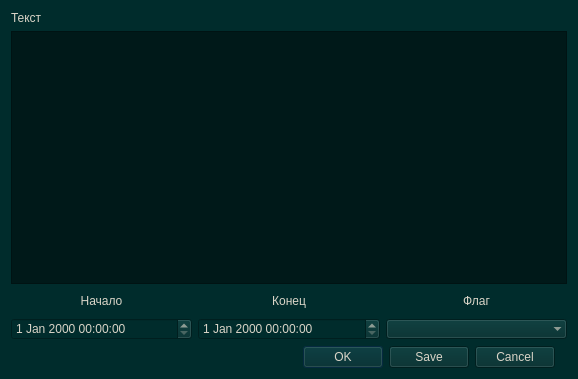
<?xml version="1.0" encoding="UTF-8"?>
<ui version="4.0">
 <class>noteEditor</class>
 <widget class="QWidget" name="noteEditor">
  <property name="geometry">
   <rect>
    <x>0</x>
    <y>0</y>
    <width>578</width>
    <height>379</height>
   </rect>
  </property>
  <property name="windowTitle">
   <string>Запись</string>
  </property>
  <property name="styleSheet">
   <string notr="true">background-color: rgb(0, 44, 44);
selection-background-color: rgb(7, 52, 80);
alternate-background-color: rgb(0, 85, 0);

color: rgb(217, 212, 199);

font: 11.5pt &quot;MS Shell Dlg 2&quot;;</string>
  </property>
  <layout class="QGridLayout" name="gridLayout_2">
   <item row="1" column="0" colspan="3">
    <widget class="QTextEdit" name="textEdit">
     <property name="styleSheet">
      <string notr="true">background-color: rgb(0, 25, 25);</string>
     </property>
    </widget>
   </item>
   <item row="0" column="0">
    <widget class="QLabel" name="label">
     <property name="text">
      <string>Текст</string>
     </property>
    </widget>
   </item>
   <item row="2" column="0" colspan="3">
    <layout class="QGridLayout" name="gridLayout">
     <item row="2" column="1">
      <widget class="QDateTimeEdit" name="dteEnd"/>
     </item>
     <item row="2" column="0">
      <widget class="QDateTimeEdit" name="dteStart"/>
     </item>
     <item row="2" column="2">
      <widget class="QComboBox" name="cbFlags">
       <property name="frame">
        <bool>false</bool>
       </property>
      </widget>
     </item>
     <item row="1" column="0">
      <widget class="QPushButton" name="pbStart">
       <property name="contextMenuPolicy">
        <enum>Qt::DefaultContextMenu</enum>
       </property>
       <property name="acceptDrops">
        <bool>false</bool>
       </property>
       <property name="autoFillBackground">
        <bool>false</bool>
       </property>
       <property name="text">
        <string>Начало</string>
       </property>
       <property name="flat">
        <bool>true</bool>
       </property>
      </widget>
     </item>
     <item row="1" column="2">
      <widget class="QPushButton" name="pbFlag">
       <property name="text">
        <string>Флаг</string>
       </property>
       <property name="flat">
        <bool>true</bool>
       </property>
      </widget>
     </item>
     <item row="1" column="1">
      <widget class="QPushButton" name="pbEnd">
       <property name="text">
        <string>Конец</string>
       </property>
       <property name="flat">
        <bool>true</bool>
       </property>
      </widget>
     </item>
    </layout>
   </item>
   <item row="3" column="0">
    <widget class="QDialogButtonBox" name="buttonBox">
     <property name="standardButtons">
      <set>QDialogButtonBox::Cancel|QDialogButtonBox::Ok|QDialogButtonBox::Save</set>
     </property>
     <property name="centerButtons">
      <bool>false</bool>
     </property>
    </widget>
   </item>
  </layout>
 </widget>
 <resources/>
 <connections/>
</ui>
